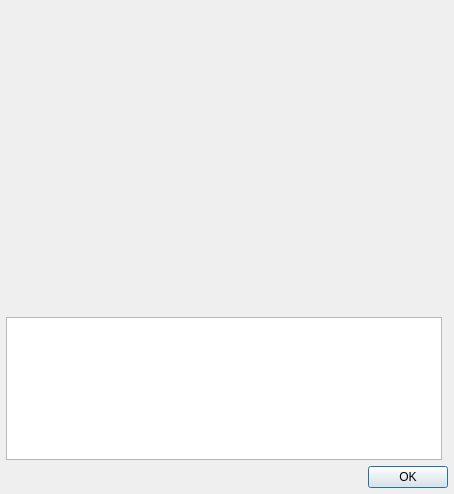
<?xml version="1.0" encoding="UTF-8"?>
<ui version="4.0">
 <class>AboutSimpleUiDialog</class>
 <widget class="QDialog" name="AboutSimpleUiDialog">
  <property name="geometry">
   <rect>
    <x>0</x>
    <y>0</y>
    <width>454</width>
    <height>494</height>
   </rect>
  </property>
  <property name="windowTitle">
   <string>About QSUI</string>
  </property>
  <layout class="QGridLayout" name="gridLayout">
   <property name="leftMargin">
    <number>6</number>
   </property>
   <property name="rightMargin">
    <number>6</number>
   </property>
   <property name="bottomMargin">
    <number>6</number>
   </property>
   <item row="0" column="0">
    <widget class="Logo" name="widget" native="true">
     <property name="sizePolicy">
      <sizepolicy hsizetype="Preferred" vsizetype="Fixed">
       <horstretch>93</horstretch>
       <verstretch>93</verstretch>
      </sizepolicy>
     </property>
     <property name="minimumSize">
      <size>
       <width>250</width>
       <height>300</height>
      </size>
     </property>
    </widget>
   </item>
   <item row="2" column="0" colspan="2">
    <widget class="QDialogButtonBox" name="buttonBox">
     <property name="orientation">
      <enum>Qt::Horizontal</enum>
     </property>
     <property name="standardButtons">
      <set>QDialogButtonBox::Ok</set>
     </property>
    </widget>
   </item>
   <item row="1" column="0">
    <widget class="QTextEdit" name="aboutTextEdit">
     <property name="readOnly">
      <bool>true</bool>
     </property>
    </widget>
   </item>
  </layout>
 </widget>
 <customwidgets>
  <customwidget>
   <class>Logo</class>
   <extends>QWidget</extends>
   <header>logo.h</header>
   <container>1</container>
  </customwidget>
 </customwidgets>
 <resources/>
 <connections>
  <connection>
   <sender>buttonBox</sender>
   <signal>accepted()</signal>
   <receiver>AboutSimpleUiDialog</receiver>
   <slot>accept()</slot>
   <hints>
    <hint type="sourcelabel">
     <x>248</x>
     <y>254</y>
    </hint>
    <hint type="destinationlabel">
     <x>157</x>
     <y>274</y>
    </hint>
   </hints>
  </connection>
  <connection>
   <sender>buttonBox</sender>
   <signal>rejected()</signal>
   <receiver>AboutSimpleUiDialog</receiver>
   <slot>reject()</slot>
   <hints>
    <hint type="sourcelabel">
     <x>316</x>
     <y>260</y>
    </hint>
    <hint type="destinationlabel">
     <x>286</x>
     <y>274</y>
    </hint>
   </hints>
  </connection>
 </connections>
</ui>
